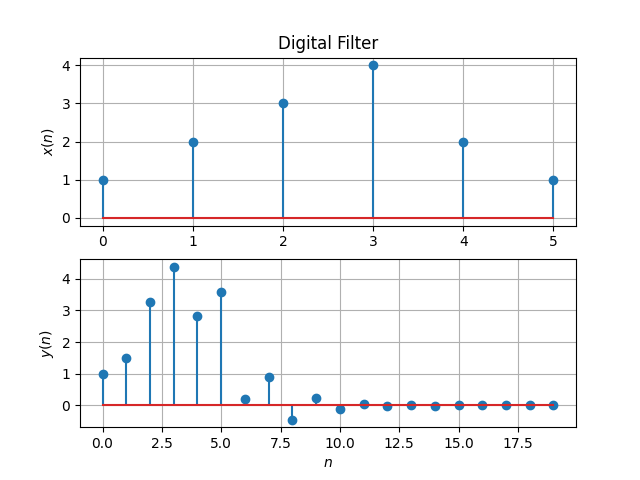

Reproduce this figure in Python.
import numpy as np
import matplotlib.pyplot as plt
#If using termux
#import subprocess
#import shlex
#end if

x=np.array([1.0,2.0,3.0,4.0,2.0,1.0])
y=np.loadtxt('y.txt', dtype='double')
k = 20

#subplots
plt.subplot(2, 1, 1)
plt.stem(range(0,6),x)
plt.ylabel('$x(n)$')
plt.grid()# minor

plt.subplot(2, 1, 2)
plt.stem(range(0,k),y)
plt.xlabel('$n$')
plt.ylabel('$y(n)$')
plt.grid()# minor

#If using termux
plt.savefig('32.png')
#subprocess.run(shlex.split("termux-open ../figs/xnyn.pdf"))
#else
plt.show()